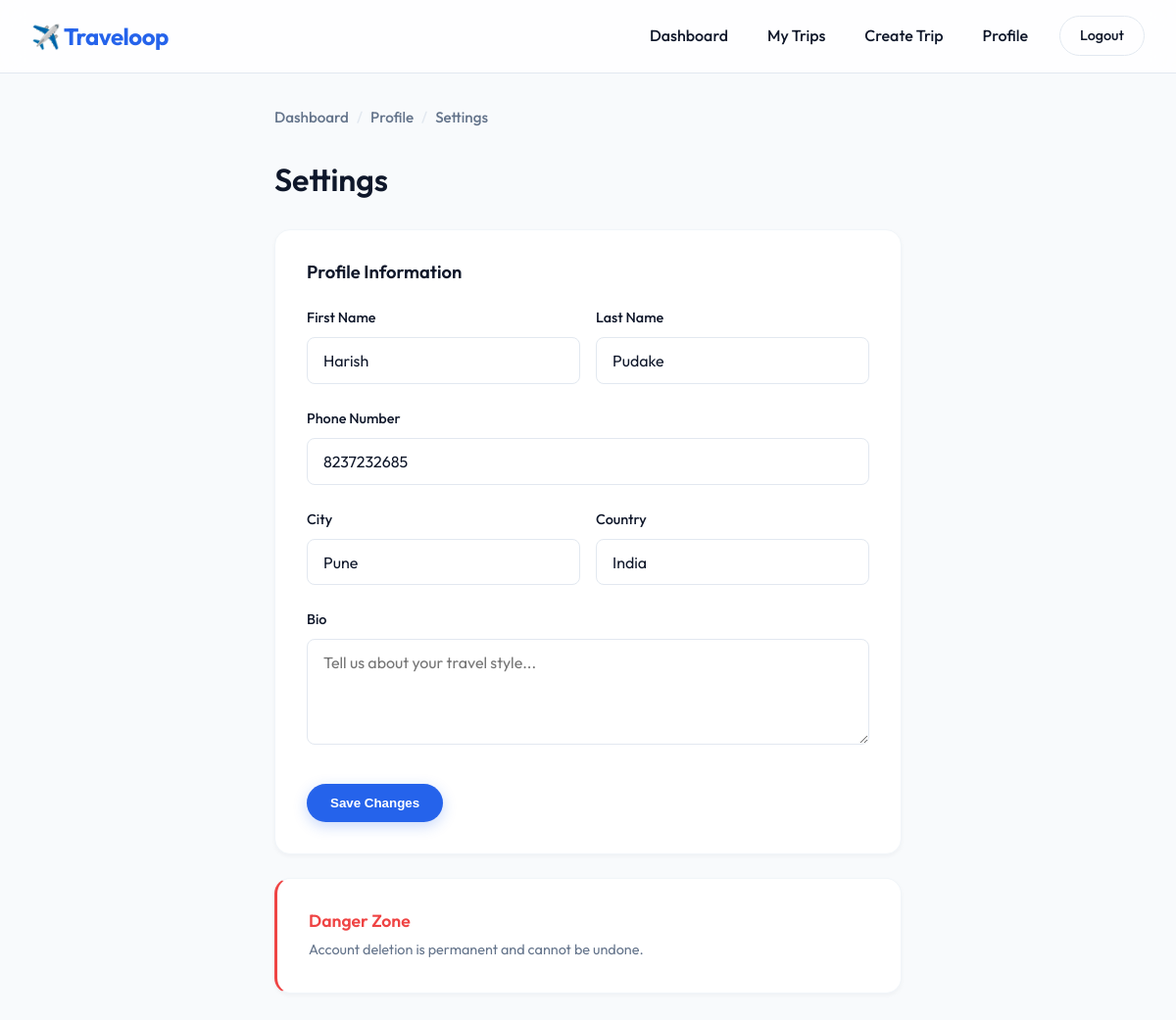
/settings (signed in), run on the app's committed database.
### database/models.py (models this page shows, shortened)
class User(UserMixin, db.Model):
    id = db.Column(db.Integer, primary_key=True)
    email = db.Column(db.String(120), unique=True, nullable=False)
    password_hash = db.Column(db.String(256), nullable=False)
    first_name = db.Column(db.String(100), nullable=False)
    last_name = db.Column(db.String(100), nullable=False)
    phone_number = db.Column(db.String(20))
    city = db.Column(db.String(100))
    country = db.Column(db.String(100))
    bio = db.Column(db.Text)
    created_at = db.Column(db.DateTime, default=lambda: datetime.now(timezone.utc))
    trips = db.relationship('Trip', backref='author', lazy=True)

### backend/profile.py (the view, shortened to what this page needs)
@profile_bp.route('/settings', methods=['GET', 'POST'])
@login_required
def settings():
    from flask import request, flash, redirect, url_for
    from database.models import db
    return render_template('settings.html', user=current_user)

### database/models.py (called while the page is built)
@login_manager.user_loader
def load_user(user_id):
    return User.query.get(int(user_id))

### templates/settings.html (shortened to what this page needs)
{% extends "base.html" %}
{% block content %}
<div style="max-width: 640px; margin: 0 auto;">
    <div class="breadcrumb">
        <a href="{{ url_for('trips.dashboard') }}">Dashboard</a>
        <span class="separator">/</span>
        <a href="{{ url_for('profile.user_profile') }}">Profile</a>
        <span class="separator">/</span>
        <span>Settings</span>
    </div>
    <h2 style="font-size: 2rem; margin-bottom: 2rem;">Settings</h2>
    <div class="card" style="padding: 2rem; margin-bottom: 1.5rem;">
        <h3 style="margin-bottom: 1.5rem; font-size: 1.15rem;">Profile Information</h3>
        <form method="POST">
            <div style="display: flex; gap: 1rem;">
                <div class="form-group" style="flex: 1;">
                    <label>First Name</label>
                    <input type="text" name="first_name" class="form-control" value="{{ user.first_name }}" required>
                </div>
                <div class="form-group" style="flex: 1;">
                    <label>Last Name</label>
                    <input type="text" name="last_name" class="form-control" value="{{ user.last_name }}" required>
                </div>
            </div>
            <div class="form-group">
                <label>Phone Number</label>
                <input type="text" name="phone_number" class="form-control" value="{{ user.phone_number or '' }}" placeholder="+91 98765 43210">
            </div>
            <div style="display: flex; gap: 1rem;">
                <div class="form-group" style="flex: 1;">
                    <label>City</label>
                    <input type="text" name="city" class="form-control" value="{{ user.city or '' }}" placeholder="Mumbai">
                </div>
                <div class="form-group" style="flex: 1;">
                    <label>Country</label>
                    <input type="text" name="country" class="form-control" value="{{ user.country or '' }}" placeholder="India">
                </div>
            </div>
            <div class="form-group">
                <label>Bio</label>
                <textarea name="bio" class="form-control" rows="4" placeholder="Tell us about your travel style...">{{ user.bio or '' }}</textarea>
            </div>
            <button type="submit" class="btn btn-primary" style="margin-top: 0.5rem;">Save Changes</button>
        </form>
    </div>
    <div class="card" style="padding: 2rem; border-left: 3px solid var(--danger);">
        <h3 style="margin-bottom: 0.5rem; font-size: 1.1rem; color: var(--danger);">Danger Zone</h3>
        <p style="color: var(--text-muted); font-size: 0.9rem;">Account deletion is permanent and cannot be undone.</p>
    </div>
</div>
{% endblock %}

### static/style.css (style rules this page uses)
:root { --primary: #2563EB; --primary-hover: #1D4ED8; --secondary: #10B981; --secondary-hover: #059669; --danger: #EF4444; --danger-hover: #DC2626; --bg-main: #F8FAFC; --bg-card: #FFFFFF; --bg-nav: #FFFFFF; --text-main: #0F172A; --text-muted: #64748B; --border: #E2E8F0; --border-light: #F1F5F9; --radius-sm: 8px; --radius-md: 16px; --radius-lg: 24px; --radius-full: 9999px; --shadow-sm: 0 2px 4px rgba(15, 23, 42, 0.04); --shadow-md: 0 4px 12px rgba(15, 23, 42, 0.06); --shadow-lg: 0 12px 32px rgba(15, 23, 42, 0.08); }
* { box-sizing: border-box; margin: 0; padding: 0; }
body { font-family: 'Outfit', sans-serif; background-color: var(--bg-main); color: var(--text-main); line-height: 1.6; -webkit-font-smoothing: antialiased; }
a { text-decoration: none; color: var(--primary); transition: all 0.2s ease; }
h1, h2, h3, h4, h5 { font-weight: 600; line-height: 1.2; color: var(--text-main); }
p { color: var(--text-muted); }
.btn { display: inline-block; padding: 0.75rem 1.5rem; border-radius: var(--radius-full); font-weight: 600; text-align: center; cursor: pointer; border: none; transition: all 0.2s cubic-bezier(0.4, 0, 0.2, 1); }
.btn-primary { background-color: var(--primary); color: white; box-shadow: 0 4px 14px rgba(37, 99, 235, 0.25); }
.trip-card, .card { background: var(--bg-card); border-radius: var(--radius-md); padding: 1.5rem; box-shadow: var(--shadow-sm); border: 1px solid var(--border-light); display: flex; flex-direction: column; transition: all 0.3s ease; }
.form-group { margin-bottom: 1.5rem; }
.form-group label { display: block; font-weight: 500; margin-bottom: 0.5rem; font-size: 0.9rem; color: var(--text-main); }
.form-control { width: 100%; padding: 0.8rem 1rem; border: 1px solid var(--border); border-radius: var(--radius-sm); font-family: inherit; font-size: 1rem; color: var(--text-main); background-color: var(--bg-card); transition: all 0.2s ease; }
.breadcrumb { display: inline-flex; align-items: center; gap: 0.5rem; margin-bottom: 2rem; font-size: 0.95rem; font-weight: 500; color: var(--text-muted); }
.breadcrumb a { color: var(--text-muted); }
.breadcrumb .separator { color: var(--border); }

### data on the page
User: first_name "Harish", last_name "Pudake", phone_number "8237232685", city "Pune", country "India"
